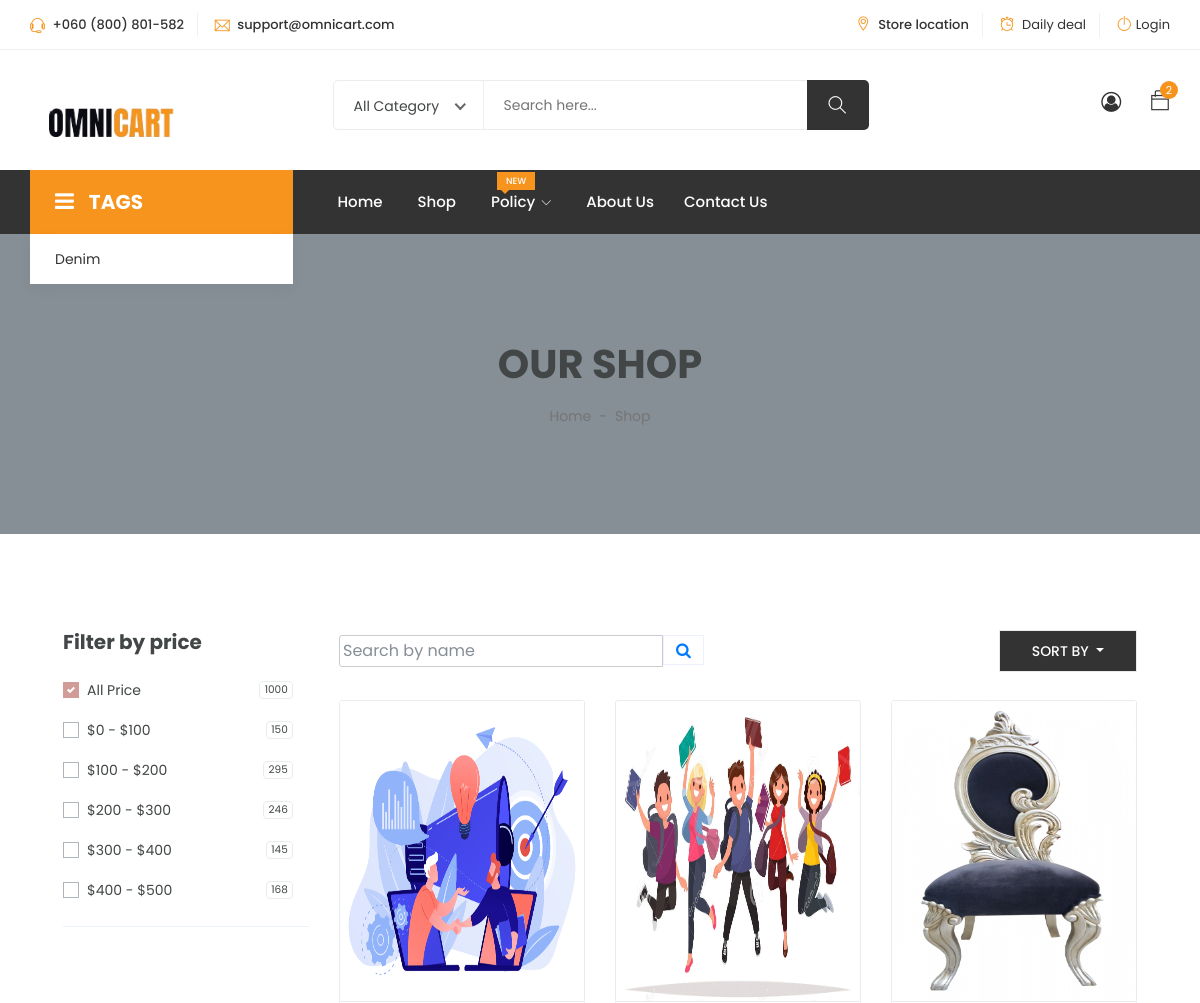
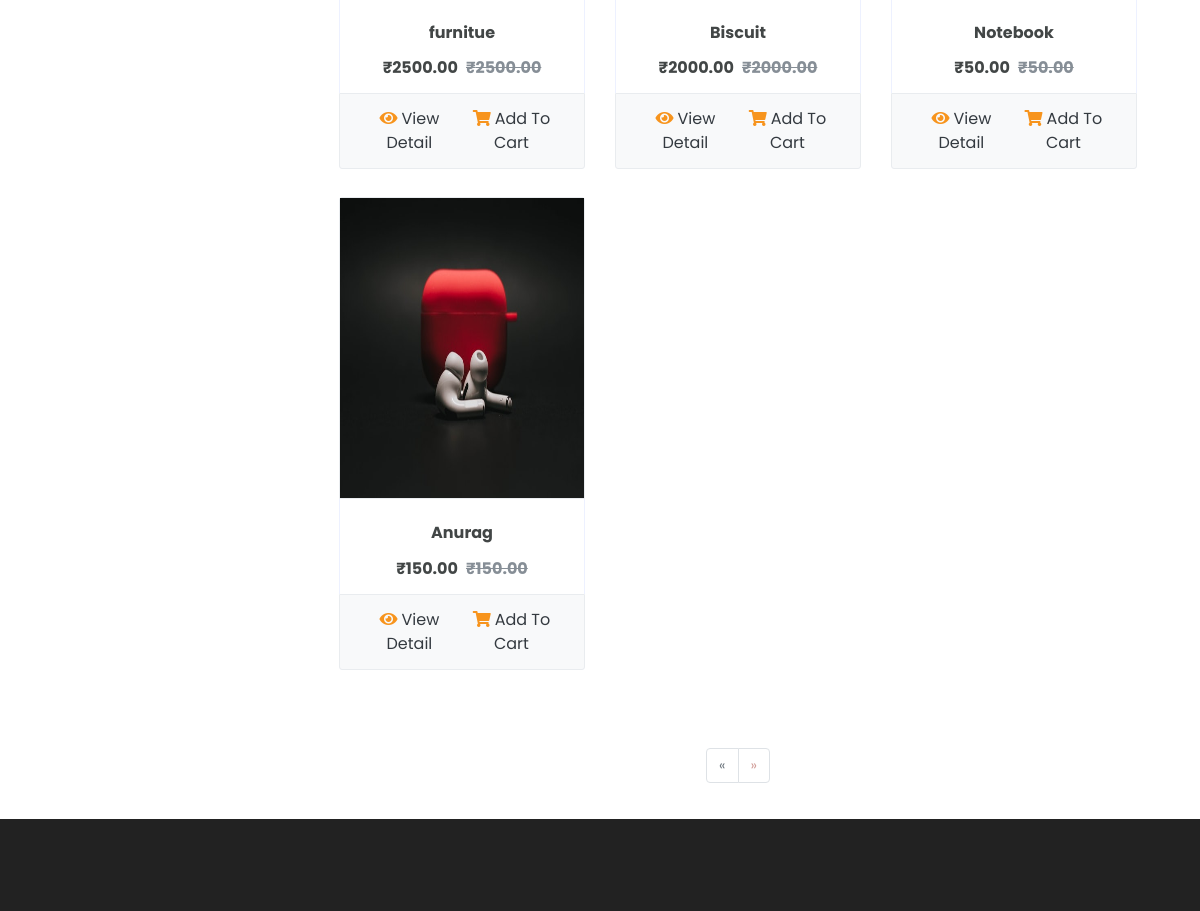
The page /category/2/ (upper part) on the database as committed earlier (2 pictures, top to bottom).
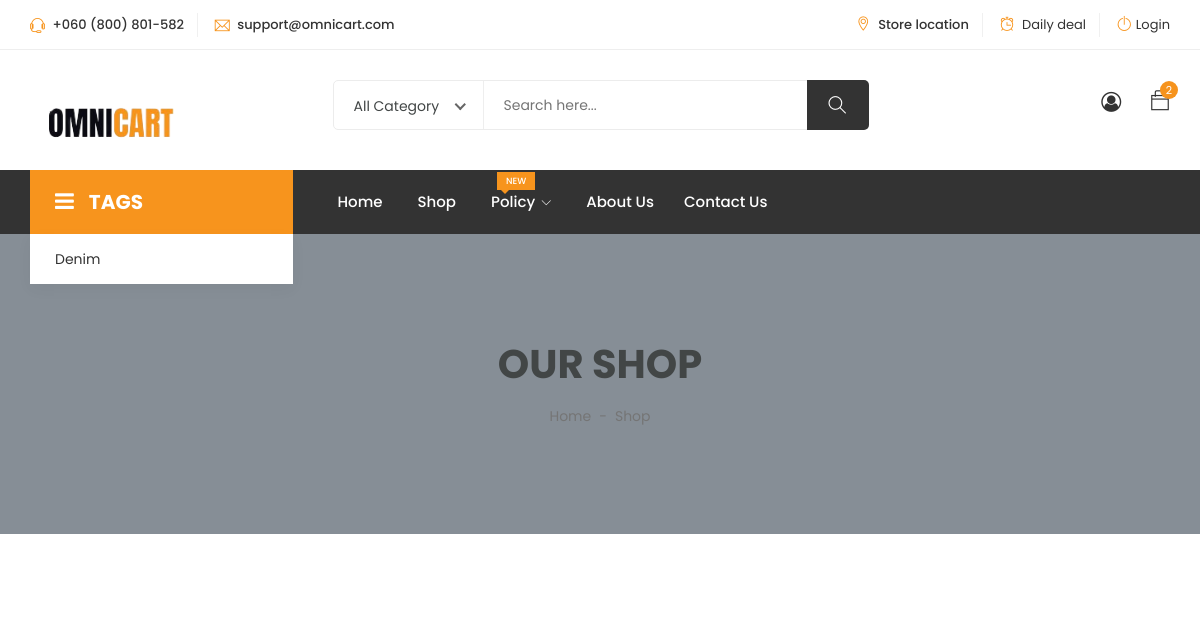
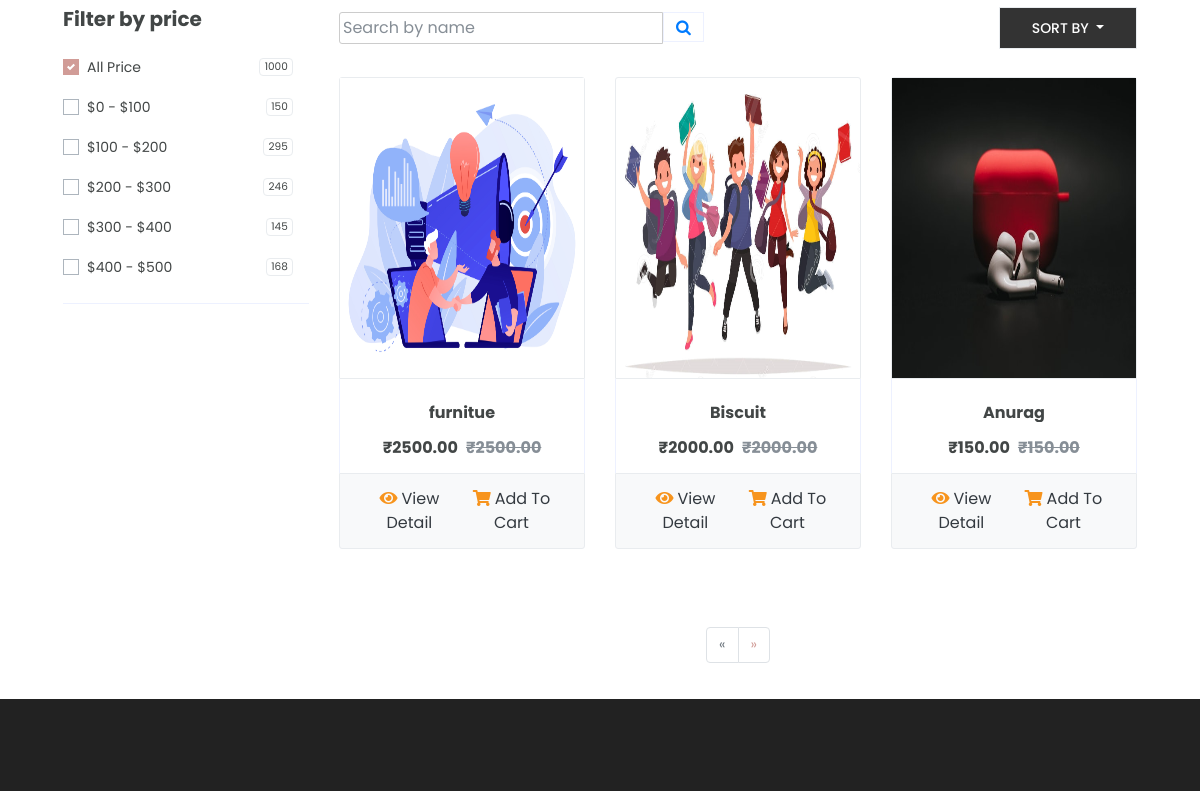
The same page on the database as committed later (2 pictures, top to bottom).
### OmniApp/models.py (models this page shows, shortened)
class Product(models.Model):
    product_id = models.UUIDField(
        primary_key=True, default=uuid.uuid4, editable=False, unique=True
    )
    product_name = models.CharField(max_length=255)
    manufacturer_id = models.ForeignKey(
        Customer, on_delete=models.CASCADE, related_name="products"
    )
    quantity = models.PositiveIntegerField()
    product_image = models.ImageField(
        upload_to="product_images/", null=True, blank=True
    )
    unit_weight = models.FloatField()
    product_description = models.TextField()
    unit_price = models.DecimalField(max_digits=10, decimal_places=2)
    product_short_description = models.TextField(default=" ")
    categories = models.ManyToManyField(Categoryies, related_name='products')
    tags = models.ManyToManyField(Tag, related_name='products')

### OmniApp/views.py (the view)
# urls.py: path("category/<int:category_id>/", category_view, name="category"),
def category_view(request, category_id):
    category = Categoryies.objects.get(id=category_id)
    products = Product.objects.filter(categories__id=category_id)
    paginator = Paginator(products, 10)  # 10 products per page
    page_number = request.GET.get("page")
    try:
        products_page = paginator.page(page_number)
    except PageNotAnInteger:
        products_page = paginator.page(1)
    except EmptyPage:
        products_page = paginator.page(paginator.num_pages)
    return render(
        request,
        "OmniCart/product/category.html",
        {"products": products_page, "category": category},
    )

### templates/OmniCart/product/category.html (shortened to what the changed rows need)
{% extends 'base.html' %}
{% load static %}
{% block content %}
<div class="container-fluid bg-secondary mb-5">
    <div class="d-flex flex-column align-items-center justify-content-center" style="min-height: 300px">
        <h1 class="font-weight-semi-bold text-uppercase mb-3">Our Shop</h1>
    </div>
</div>
<div class="container-fluid pt-5">
    <div class="row px-xl-5">
        <div class="col-lg-9 col-md-12">
            <div class="row pb-3">
                {% for product in products %}
                <div class="col-lg-4 col-md-6 col-sm-12 pb-1">
                    <div class="card product-item border-0 mb-4">
                        <div class="card-header product-img position-relative overflow-hidden bg-transparent border p-0">
                            <img class="img-fluid w-100" src="{{ product.product_image.url }}" style="height: 300px;" alt="">
                        </div>
                        <div class="card-body border-left border-right text-center p-0 pt-4 pb-3">
                            <h6 class="text-truncate mb-3">{{ product.product_name }}</h6>
                            <div class="d-flex justify-content-center">
                                <h6>₹{{ product.unit_price }}</h6><h6 class="text-muted ml-2"><del>₹{{ product.unit_price }}</del></h6>
                            </div>
                        </div>
                        <div class="card-footer d-flex justify-content-between bg-light border">
                            <a href="{% url 'product_detail' product_id=product.product_id %}" class="btnss btn-sm text-dark p-0"><i class="fas fa-eye mr-1" style="color: #F7941D;"></i>View Detail</a>
                            <a href="{% url 'add_to_cart' product_id=product.product_id %}" class="btnss btn-sm text-dark p-0"><i class="fas fa-shopping-cart mr-1" style="color: #F7941D;"></i>Add To Cart</a>
                        </div>
                    </div>
                </div>
                {% endfor %}
            </div>
        </div>
    </div>
</div>
{% endblock content %}

Rows that differ between the two databases and show on the page:
removed Product: product_image (picture), product_name "Notebook", unit_price "50.00"
